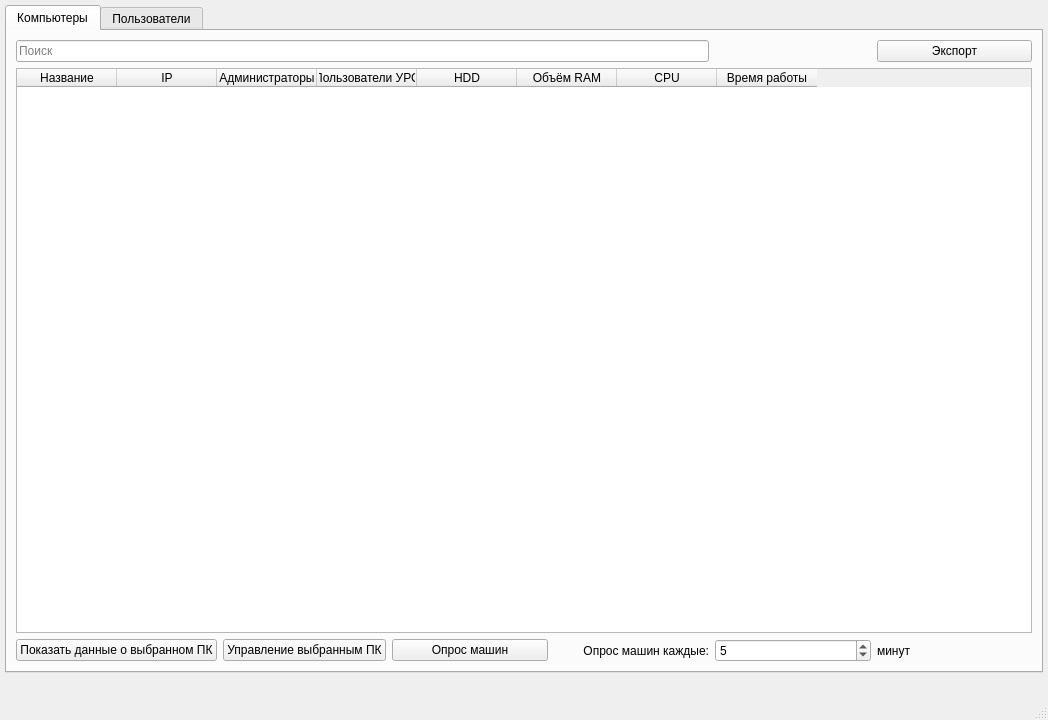
<?xml version="1.0" encoding="UTF-8"?>
<ui version="4.0">
 <class>MainWindow</class>
 <widget class="QMainWindow" name="MainWindow">
  <property name="geometry">
   <rect>
    <x>0</x>
    <y>0</y>
    <width>1048</width>
    <height>720</height>
   </rect>
  </property>
  <property name="windowTitle">
   <string>SAM (System Administrator Mate)</string>
  </property>
  <property name="windowIcon">
   <iconset>
    <normaloff>icon.png</normaloff>icon.png</iconset>
  </property>
  <widget class="QWidget" name="centralwidget">
   <layout class="QGridLayout" name="gridLayout">
    <property name="leftMargin">
     <number>5</number>
    </property>
    <property name="topMargin">
     <number>5</number>
    </property>
    <property name="rightMargin">
     <number>5</number>
    </property>
    <property name="bottomMargin">
     <number>5</number>
    </property>
    <item row="1" column="1">
     <widget class="QLabel" name="error">
      <property name="styleSheet">
       <string notr="true">padding-left: 12px</string>
      </property>
      <property name="text">
       <string/>
      </property>
      <property name="alignment">
       <set>Qt::AlignLeading|Qt::AlignLeft|Qt::AlignVCenter</set>
      </property>
     </widget>
    </item>
    <item row="0" column="1">
     <widget class="QTabWidget" name="tabWidget">
      <property name="currentIndex">
       <number>0</number>
      </property>
      <widget class="QWidget" name="tab">
       <attribute name="title">
        <string>Компьютеры</string>
       </attribute>
       <layout class="QGridLayout" name="gridLayout_2">
        <item row="1" column="0" colspan="6">
         <widget class="QTableWidget" name="tableWidget">
          <property name="editTriggers">
           <set>QAbstractItemView::NoEditTriggers</set>
          </property>
          <property name="selectionMode">
           <enum>QAbstractItemView::SingleSelection</enum>
          </property>
          <property name="selectionBehavior">
           <enum>QAbstractItemView::SelectRows</enum>
          </property>
          <property name="gridStyle">
           <enum>Qt::SolidLine</enum>
          </property>
          <property name="sortingEnabled">
           <bool>true</bool>
          </property>
          <property name="rowCount">
           <number>0</number>
          </property>
          <attribute name="horizontalHeaderCascadingSectionResizes">
           <bool>false</bool>
          </attribute>
          <attribute name="horizontalHeaderShowSortIndicator" stdset="0">
           <bool>true</bool>
          </attribute>
          <attribute name="horizontalHeaderStretchLastSection">
           <bool>false</bool>
          </attribute>
          <attribute name="verticalHeaderStretchLastSection">
           <bool>false</bool>
          </attribute>
          <column>
           <property name="text">
            <string>Название</string>
           </property>
          </column>
          <column>
           <property name="text">
            <string>IP</string>
           </property>
          </column>
          <column>
           <property name="text">
            <string>Администраторы</string>
           </property>
          </column>
          <column>
           <property name="text">
            <string>Пользователи УРС</string>
           </property>
          </column>
          <column>
           <property name="text">
            <string>HDD</string>
           </property>
          </column>
          <column>
           <property name="text">
            <string>Объём RAM</string>
           </property>
          </column>
          <column>
           <property name="text">
            <string>CPU</string>
           </property>
          </column>
          <column>
           <property name="text">
            <string>Время работы</string>
           </property>
          </column>
         </widget>
        </item>
        <item row="2" column="3">
         <widget class="QLabel" name="label_2">
          <property name="text">
           <string>Опрос машин каждые:</string>
          </property>
          <property name="alignment">
           <set>Qt::AlignRight|Qt::AlignTrailing|Qt::AlignVCenter</set>
          </property>
         </widget>
        </item>
        <item row="0" column="0" colspan="4">
         <widget class="QLineEdit" name="lineEdit">
          <property name="sizePolicy">
           <sizepolicy hsizetype="Minimum" vsizetype="Fixed">
            <horstretch>0</horstretch>
            <verstretch>0</verstretch>
           </sizepolicy>
          </property>
          <property name="placeholderText">
           <string>Поиск</string>
          </property>
         </widget>
        </item>
        <item row="2" column="2">
         <widget class="QPushButton" name="pushButton_5">
          <property name="text">
           <string>Опрос машин</string>
          </property>
         </widget>
        </item>
        <item row="2" column="4">
         <widget class="QSpinBox" name="spinBox">
          <property name="value">
           <number>5</number>
          </property>
         </widget>
        </item>
        <item row="2" column="0">
         <widget class="QPushButton" name="pushButton_3">
          <property name="text">
           <string>Показать данные о выбранном ПК</string>
          </property>
         </widget>
        </item>
        <item row="0" column="5">
         <widget class="QPushButton" name="pushButton_2">
          <property name="text">
           <string>Экспорт</string>
          </property>
         </widget>
        </item>
        <item row="2" column="1">
         <widget class="QPushButton" name="pushButton_4">
          <property name="text">
           <string>Управление выбранным ПК</string>
          </property>
         </widget>
        </item>
        <item row="2" column="5">
         <widget class="QLabel" name="label_3">
          <property name="sizePolicy">
           <sizepolicy hsizetype="Minimum" vsizetype="Preferred">
            <horstretch>0</horstretch>
            <verstretch>0</verstretch>
           </sizepolicy>
          </property>
          <property name="text">
           <string>минут</string>
          </property>
          <property name="alignment">
           <set>Qt::AlignLeading|Qt::AlignLeft|Qt::AlignVCenter</set>
          </property>
         </widget>
        </item>
       </layout>
      </widget>
      <widget class="QWidget" name="tab_2">
       <attribute name="title">
        <string>Пользователи</string>
       </attribute>
       <layout class="QGridLayout" name="gridLayout_3">
        <item row="2" column="0">
         <widget class="QPushButton" name="pushButton_10">
          <property name="text">
           <string>Показать данные о пользователе</string>
          </property>
         </widget>
        </item>
        <item row="1" column="0" colspan="5">
         <widget class="QTableWidget" name="tableWidget_2">
          <property name="editTriggers">
           <set>QAbstractItemView::NoEditTriggers</set>
          </property>
          <property name="selectionMode">
           <enum>QAbstractItemView::SingleSelection</enum>
          </property>
          <property name="selectionBehavior">
           <enum>QAbstractItemView::SelectRows</enum>
          </property>
          <property name="gridStyle">
           <enum>Qt::SolidLine</enum>
          </property>
          <property name="sortingEnabled">
           <bool>true</bool>
          </property>
          <property name="rowCount">
           <number>0</number>
          </property>
          <attribute name="horizontalHeaderCascadingSectionResizes">
           <bool>false</bool>
          </attribute>
          <attribute name="horizontalHeaderShowSortIndicator" stdset="0">
           <bool>true</bool>
          </attribute>
          <attribute name="horizontalHeaderStretchLastSection">
           <bool>false</bool>
          </attribute>
          <attribute name="verticalHeaderStretchLastSection">
           <bool>false</bool>
          </attribute>
          <column>
           <property name="text">
            <string>Имя</string>
           </property>
          </column>
          <column>
           <property name="text">
            <string>SID</string>
           </property>
          </column>
          <column>
           <property name="text">
            <string>Отображаемое имя</string>
           </property>
          </column>
          <column>
           <property name="text">
            <string>ID пользователя</string>
           </property>
          </column>
          <column>
           <property name="text">
            <string>Последняя смена пароля</string>
           </property>
          </column>
          <column>
           <property name="text">
            <string>Активирован</string>
           </property>
          </column>
         </widget>
        </item>
        <item row="2" column="4">
         <widget class="QPushButton" name="pushButton_9">
          <property name="text">
           <string>Обновить</string>
          </property>
         </widget>
        </item>
        <item row="0" column="4">
         <widget class="QPushButton" name="pushButton_7">
          <property name="text">
           <string>Экспорт</string>
          </property>
         </widget>
        </item>
        <item row="2" column="1">
         <widget class="QPushButton" name="pushButton_8">
          <property name="text">
           <string>Управление пользователем</string>
          </property>
         </widget>
        </item>
        <item row="0" column="0" colspan="3">
         <widget class="QLineEdit" name="lineEdit_2">
          <property name="sizePolicy">
           <sizepolicy hsizetype="Minimum" vsizetype="Fixed">
            <horstretch>0</horstretch>
            <verstretch>0</verstretch>
           </sizepolicy>
          </property>
          <property name="placeholderText">
           <string>Поиск</string>
          </property>
         </widget>
        </item>
       </layout>
      </widget>
     </widget>
    </item>
   </layout>
  </widget>
  <widget class="QMenuBar" name="menubar">
   <property name="geometry">
    <rect>
     <x>0</x>
     <y>0</y>
     <width>1048</width>
     <height>21</height>
    </rect>
   </property>
  </widget>
  <widget class="QStatusBar" name="statusbar"/>
 </widget>
 <resources/>
 <connections/>
</ui>
